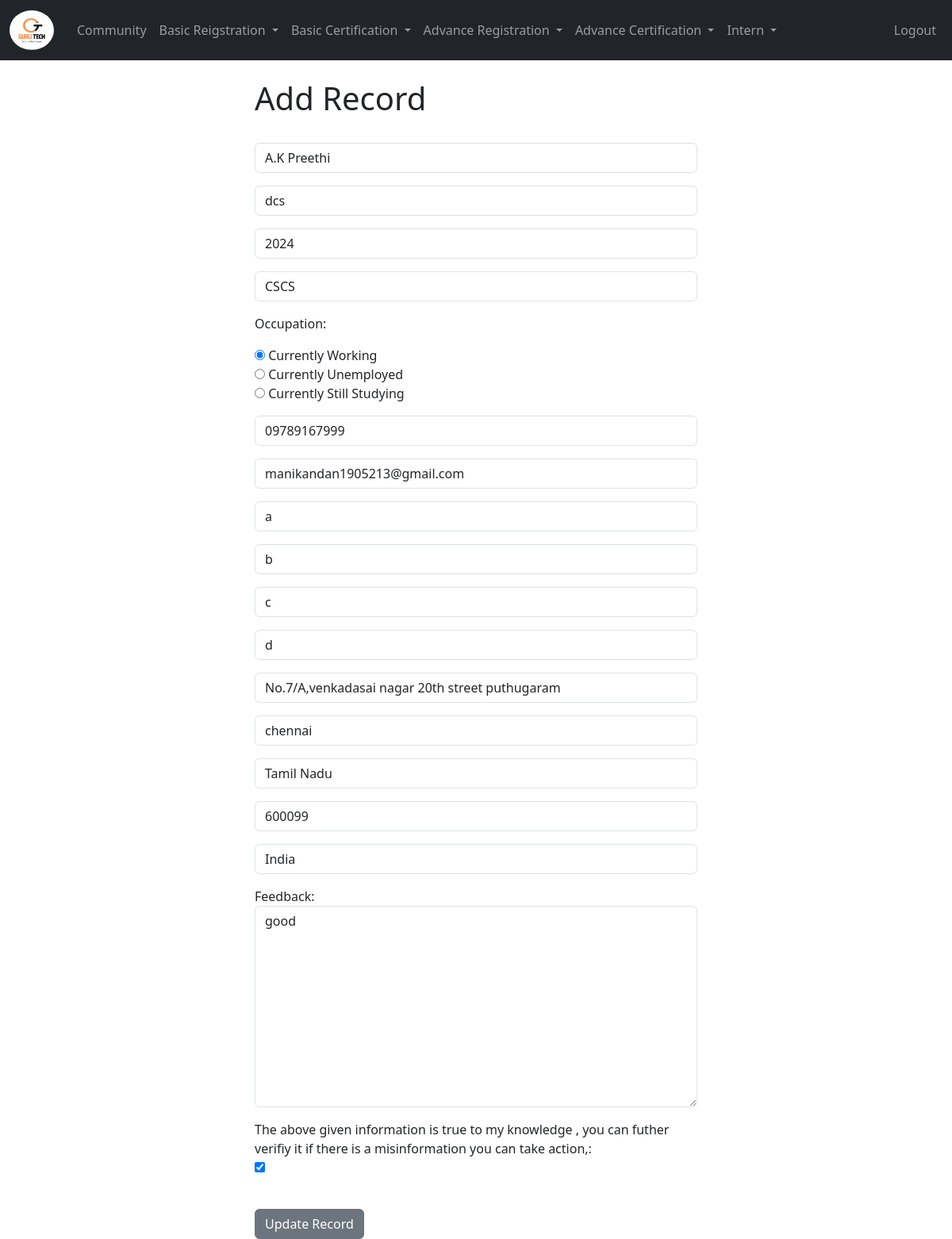
The page /update_record_intern_certificates/1 (signed in) on the database its author committed.
### app1/models.py (models this page shows, shortened)
class Record_intern_certificates(models.Model):
    created_at = models.DateTimeField(auto_now_add=True)
    name = models.CharField(max_length=50)
    education = models.CharField(max_length=255,blank=True, null=True)
    passed_out_year = models.CharField(max_length=4,blank=True, null=True)
    college = models.CharField(max_length=255,blank=True, null=True)
    OCCUPATION_CHOICES = [
        ('working', 'Currently Working'),
        ('unemployed', 'Currently Unemployed'),
        ('still_studying', 'Currently Still Studying'),
    ]
    occupation = models.CharField(max_length=50, choices=OCCUPATION_CHOICES, blank=True, null=True)
    company_name = models.CharField(max_length=255, blank=True, null=True, default='nil')
    phone = models.CharField(max_length=15)
    email = models.CharField(max_length=100)
    father_name = models.CharField(max_length=255,blank=True, null=True)
    father_occupation = models.CharField(max_length=255,blank=True, null=True)
    mother_name = models.CharField(max_length=255,blank=True, null=True)
    mother_occupation = models.CharField(max_length=255,blank=True, null=True)
    address = models.CharField(max_length=100)
    city = models.CharField(max_length=50)
    state = models.CharField(max_length=50)
    zipcode = models.CharField(max_length=20)
    country = models.CharField(max_length=20,blank=True, null=True)
    review = models.TextField(blank=True, null=True)
    disclaimer = models.BooleanField(default=False)

### app1/views.py (the view)
# urls.py: path('update_record_intern_certificates/<int:pk>', views.update_record_intern_certificates, name='update_record_intern_certificates'),
def update_record_intern_certificates(request, pk):
	if request.user.is_authenticated:
		current_record = Record_intern_certificates.objects.get(id=pk)
		form = AddRecordForm_intern_certificates(request.POST or None, instance=current_record)
		if form.is_valid():
			form.save()
			messages.success(request, "Record Has Been Updated!")
			return redirect('home')
		return render(request, 'update_record_intern_certificates.html', {'form':form})
	else:
		messages.success(request, "You Must Be Logged In...")
		return redirect('home')

### templates/update_record_intern_certificates.html (shortened to what this page needs)
{% extends 'base.html' %}
{% block content %}
<div class="col-md-6 offset-md-3">
<h1>Add Record</h1>
<br/>
<form method="POST">
	{{ form.as_p }}
<br/>
  <button type="submit" class="btn btn-secondary">Update Record</button>
</form>
</div>
{% endblock %}

### rows shown on the page
Record_intern_certificates: name "A.K Preethi", education "dcs", passed_out_year "2024", college "CSCS", occupation "☑ Currently Working ☐ Currently Unemployed ☐ Currently Still Studying", phone "09789167999", email "manikandan1905213@gmail.com", father_name "a", father_occupation "b", mother_name "c", mother_occupation "d", address "No.7/A,venkadasai nagar 20th street puthugaram", city "chennai", state "Tamil Nadu", zipcode "600099", country "India", review "good", disclaimer "☑"
